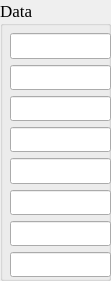
  <widget class="QGroupBox" name="groupBox_8">
   <property name="geometry">
    <rect>
     <x>920</x>
     <y>560</y>
     <width>111</width>
     <height>281</height>
    </rect>
   </property>
   <property name="font">
    <font>
     <family>Times New Roman</family>
     <pointsize>13</pointsize>
    </font>
   </property>
   <property name="title">
    <string>Data</string>
   </property>
   <widget class="QWidget" name="layoutWidget_10">
    <property name="geometry">
     <rect>
      <x>10</x>
      <y>33</y>
      <width>101</width>
      <height>244</height>
     </rect>
    </property>
    <property name="font">
     <font>
      <family>Times New Roman</family>
      <pointsize>13</pointsize>
     </font>
    </property>
    <layout class="QGridLayout" name="gridLayout_26">
     <property name="horizontalSpacing">
      <number>15</number>
     </property>
     <item row="0" column="0">
      <widget class="QLineEdit" name="data_31">
       <property name="font">
        <font>
         <family>Times New Roman</family>
         <pointsize>13</pointsize>
        </font>
       </property>
      </widget>
     </item>
     <item row="1" column="0">
      <widget class="QLineEdit" name="data_32">
       <property name="font">
        <font>
         <family>Times New Roman</family>
         <pointsize>13</pointsize>
        </font>
       </property>
      </widget>
     </item>
     <item row="2" column="0">
      <widget class="QLineEdit" name="data_33">
       <property name="font">
        <font>
         <family>Times New Roman</family>
         <pointsize>13</pointsize>
        </font>
       </property>
      </widget>
     </item>
     <item row="3" column="0">
      <widget class="QLineEdit" name="data_34">
       <property name="font">
        <font>
         <family>Times New Roman</family>
         <pointsize>13</pointsize>
        </font>
       </property>
      </widget>
     </item>
     <item row="4" column="0">
      <widget class="QLineEdit" name="data_35">
       <property name="font">
        <font>
         <family>Times New Roman</family>
         <pointsize>13</pointsize>
        </font>
       </property>
      </widget>
     </item>
     <item row="5" column="0">
      <widget class="QLineEdit" name="data_36">
       <property name="font">
        <font>
         <family>Times New Roman</family>
         <pointsize>13</pointsize>
        </font>
       </property>
      </widget>
     </item>
     <item row="6" column="0">
      <widget class="QLineEdit" name="data_37">
       <property name="font">
        <font>
         <family>Times New Roman</family>
         <pointsize>13</pointsize>
        </font>
       </property>
      </widget>
     </item>
     <item row="7" column="0">
      <widget class="QLineEdit" name="data_38">
       <property name="font">
        <font>
         <family>Times New Roman</family>
         <pointsize>13</pointsize>
        </font>
       </property>
      </widget>
     </item>
    </layout>
   </widget>
  </widget>
